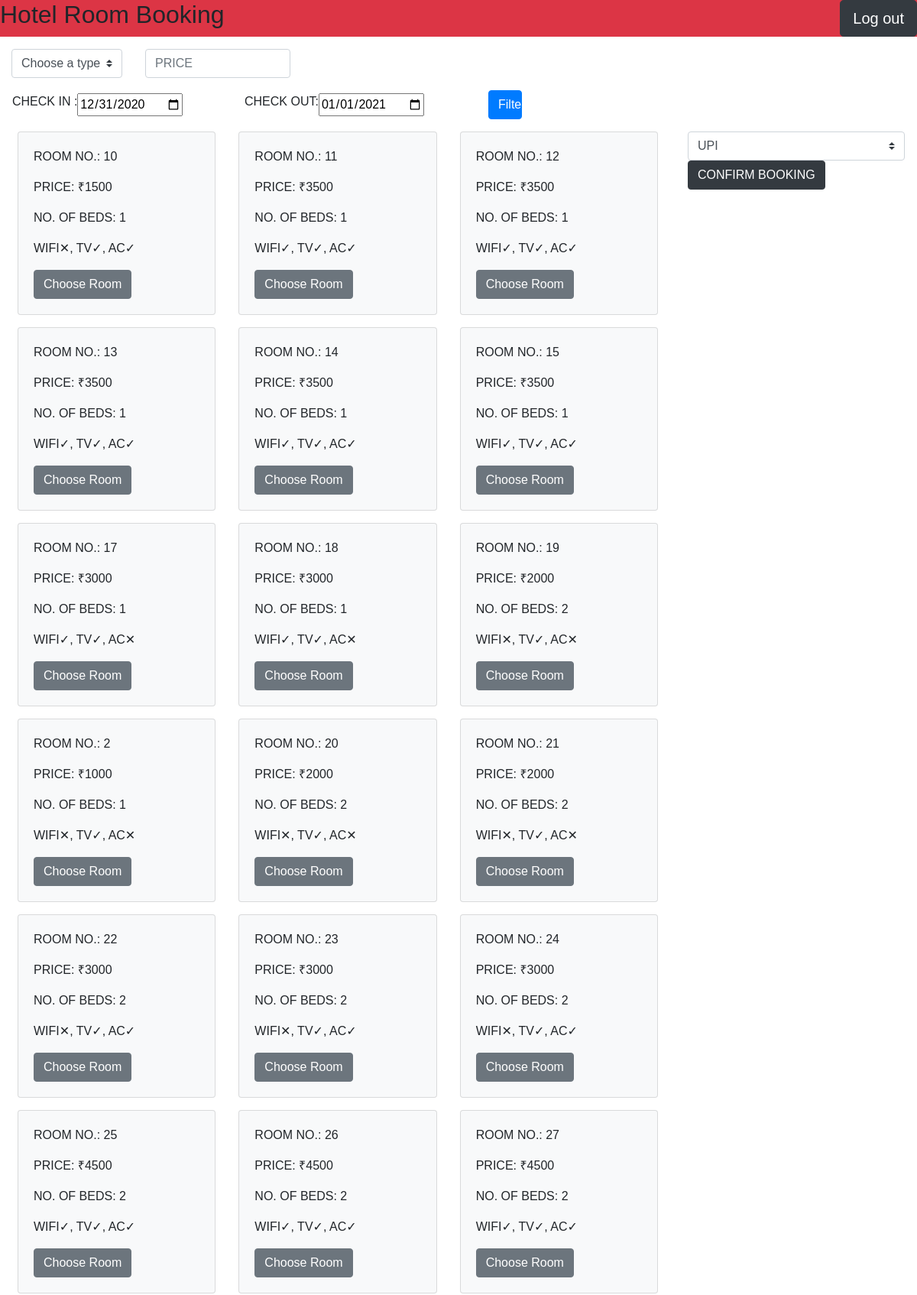
/rooms/2 (signed in, upper part), run on the app's committed database.
### tables this page shows
CREATE TABLE ROOM (
	room_id	INTEGER PRIMARY KEY AUTOINCREMENT,
	price	DECIMAL(10,2) DEFAULT 0.00,
	room_no	VARCHAR(5) NOT NULL,
	type_id	INTEGER NOT NULL,
	hotel_id	INTEGER NOT NULL,
	FOREIGN KEY(hotel_id) REFERENCES HOTEL(hotel_id) ON UPDATE CASCADE ON DELETE CASCADE,
	FOREIGN KEY(type_id) REFERENCES TYPE(type_id) ON UPDATE CASCADE ON DELETE SET DEFAULT,
	UNIQUE(hotel_id,room_no)
);

CREATE TABLE TYPE (
	type_id	INTEGER PRIMARY KEY AUTOINCREMENT,
	no_beds	TINYINT DEFAULT 0,
	wifi	TINYINT DEFAULT 0,
	tv	TINYINT DEFAULT 0,
	ac	TINYINT DEFAULT 0
);

### routes.py (the view, shortened to what this page needs)
@app.route('/rooms/<hotel_id>', methods=['GET', 'POST'])
def room(hotel_id):
    if not check_login():
        return redirect(url_for('.home'))
    filterform = FilterForm()
    if request.method == 'GET':
        checkin = str(date.today()+timedelta(days=1))+interval_time
        checkout = str(date.today()+timedelta(days=2))+interval_time
        filterform.checkin.data = str(date.today()+timedelta(days=1))
        filterform.checkout.data = str(date.today()+timedelta(days=2))
        con = sqlite3.connect(DATABASE)
        cur = con.cursor()
        cur.execute('''SELECT room_id,room_no,price,no_beds,wifi,tv,ac FROM ROOM NATURAL JOIN TYPE
        WHERE hotel_id=%s AND room_id NOT IN
        (SELECT room_id FROM RESERVATION
        WHERE NOT ((check_in > '%s' AND check_in >= '%s') OR (check_out <= '%s' AND check_out < '%s')) );'''
        %(hotel_id,checkin,checkout,checkin,checkout) )
        rooms = cur.fetchall()
        col = [column[0] for column in cur.description]
        results = []
        for room in rooms:
            results.append(dict(zip(col, room)))
        session['rooms'] = results
        session['filter'] = {'type':filterform.type.data,'price':str(filterform.price.data),'checkin':str(filterform.checkin.data),'checkout':str(filterform.checkout.data)}
        con.close()
    con = sqlite3.connect(DATABASE)
    con.row_factory = sqlite3.Row
    cur = con.cursor()
    cur.execute('''SELECT DISTINCT type_id, no_beds, wifi, tv, ac FROM TYPE NATURAL JOIN ROOM WHERE hotel_id=%s;'''%(hotel_id) )
    types = cur.fetchall()
    cur.execute('SELECT hotel_name, room_id, room_no, price FROM TEMP_CART WHERE c_id="%s";'%(session['c_id']))
    cart = cur.fetchall()
    con.close()
    return render_template('room.html', hotel_id=hotel_id, filterform = filterform, rooms=session['rooms'], types=types,
    filter=session['filter'], cart=cart)

### forms.py
class FilterForm(FlaskForm):
    type = IntegerField('type_id', validators=[InputRequired()])
    price = DecimalField('price', validators=[InputRequired()])
    checkin = DateField('checkin', validators=[InputRequired()])
    checkout = DateField('checkout', validators=[InputRequired()])

### routes.py (called while the page is built)
def check_login():
    if session.get('logged_in') != True:
        flash('Please Login')
        return False
    else:
        return True

### templates/room.html (shortened to what this page needs)
{% extends 'base.html' %}
{% block main %}
  <form id="filter" action="{{url_for('.room', hotel_id=hotel_id)}}" method="post">
  <div class="row">
    <div class="col-md-2">
      <div class="container">
          <select id="type" name="type" required="" class="custom-select">
            <option value="{{filter.type}}" selected>Choose a type</option>
          </select>
      </div>
    </div>
    <div class="col-md-2 form-check-inline form-group ">
      <input class="form-control" id="price" name="price" placeholder="PRICE" required="" type="number" step=".01" value="{{filter.price}}">
    </div>
    </div>
    <div class="row mx-3">
    <div class="col-md-3 form-check-inline">
      <label for="CHECK IN">CHECK IN :</label>
      <input id="checkin" name="checkin" required="" type="date" value="{{filter.checkin}}">
    </div>
    <div class="col-md-3 form-check-inline">
      <label for="CHECK OUT">CHECK OUT:</label>
      <input id="checkout" name="checkout" required="" type="date" value="{{filter.checkout}}">
    </div>
    <div class="col-md-3">
    <button type="submit" name="filter" id="filter" class="btn btn-primary col-md-2">Filter</button>
    </div>
  </div>
</form>
<div class="d-flex ">
<div class="p-2 flex-grow-1 bd-highlight">
<div class="container">
  <div class="row">
    {% for room in rooms %}
    <div class="col-md-4 my-2">
      <div class="card bg-light">
        <div class="card-body">
          <p class="card-text">ROOM NO.: {{room.room_no}}</p>
        <p class="card-text">PRICE: &#8377;{{room.price}}</p>
        <p class="card-text">NO. OF BEDS: {{room.no_beds}}</p>
        <p class="card-text">WIFI{{'✓' if room.wifi else '✕'}}, TV{{'✓' if room.tv else '✕'}}, AC{{'✓' if room.ac else '✕'}}</p>
        <form action="{{url_for('.room', hotel_id=hotel_id)}}" method="post">
	         <button type="submit" class="btn btn-secondary" name="choose">Choose Room</button>
        </form>
        </div>
      </div>
    </div>
    {% endfor %}
  </div>
</div>
</div>
<div class="p-2 ">
<div class="scroll">
<div class="d-flex flex-column align-content-around m-1">
<form action="{{url_for('.ConfirmBooking')}}" method="post">
  <select name="mode" id="mode" required="" class="custom-select">
    <option value="UPI">UPI</option>
  </select>
<button type="submit" class="btn btn-dark">CONFIRM BOOKING</button>
</form>
</div>
</div>
</div>
{% endblock %}

### data on the page
ROOM: room_no "10", price "1500", no_beds "1"
TYPE: wifi "✕", tv "✓", ac "✓"
ROOM: room_no "11", price "3500", no_beds "1"
TYPE: wifi "✓", tv "✓", ac "✓"
ROOM: room_no "12", price "3500", no_beds "1"
ROOM: room_no "13", price "3500", no_beds "1"
ROOM: room_no "14", price "3500", no_beds "1"
ROOM: room_no "15", price "3500", no_beds "1"
ROOM: room_no "17", price "3000", no_beds "1"
TYPE: wifi "✓", tv "✓", ac "✕"
ROOM: room_no "18", price "3000", no_beds "1"
ROOM: room_no "19", price "2000", no_beds "2"
TYPE: wifi "✕", tv "✓", ac "✕"
ROOM: room_no "2", price "1000", no_beds "1"
TYPE: wifi "✕", tv "✓", ac "✕"
ROOM: room_no "20", price "2000", no_beds "2"
ROOM: room_no "21", price "2000", no_beds "2"
ROOM: room_no "22", price "3000", no_beds "2"
TYPE: wifi "✕", tv "✓", ac "✓"
ROOM: room_no "23", price "3000", no_beds "2"
ROOM: room_no "24", price "3000", no_beds "2"
ROOM: room_no "25", price "4500", no_beds "2"
TYPE: wifi "✓", tv "✓", ac "✓"
ROOM: room_no "26", price "4500", no_beds "2"
ROOM: room_no "27", price "4500", no_beds "2"
